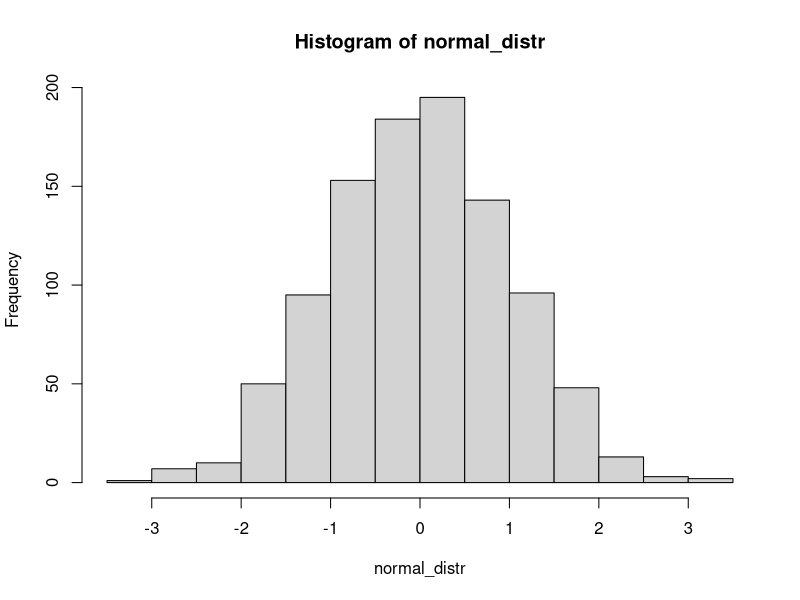

This figure's R source:
## ------------------------------------------------------------------------
print("Hello world!")

## ------------------------------------------------------------------------
2 + 2 
4 * 5
20 / 5
(3/5) / (4/5)

## ------------------------------------------------------------------------
a <- c(1,22,333)
names(a) <- c("Andy", "Betty", "Claire")
print(a)
print(a[3])
print(a["Betty"])

# calculate with variables
b <- 5
c <- 8
b + c

# simple calculations with vectors
a + b
a * c


## ------------------------------------------------------------------------
normal_distr <- rnorm(1000)
hist(normal_distr)

## ------------------------------------------------------------------------
a <- c(1,22,333)
sum(a) / length(a)

# or simpler, with an R function
mean(a)


